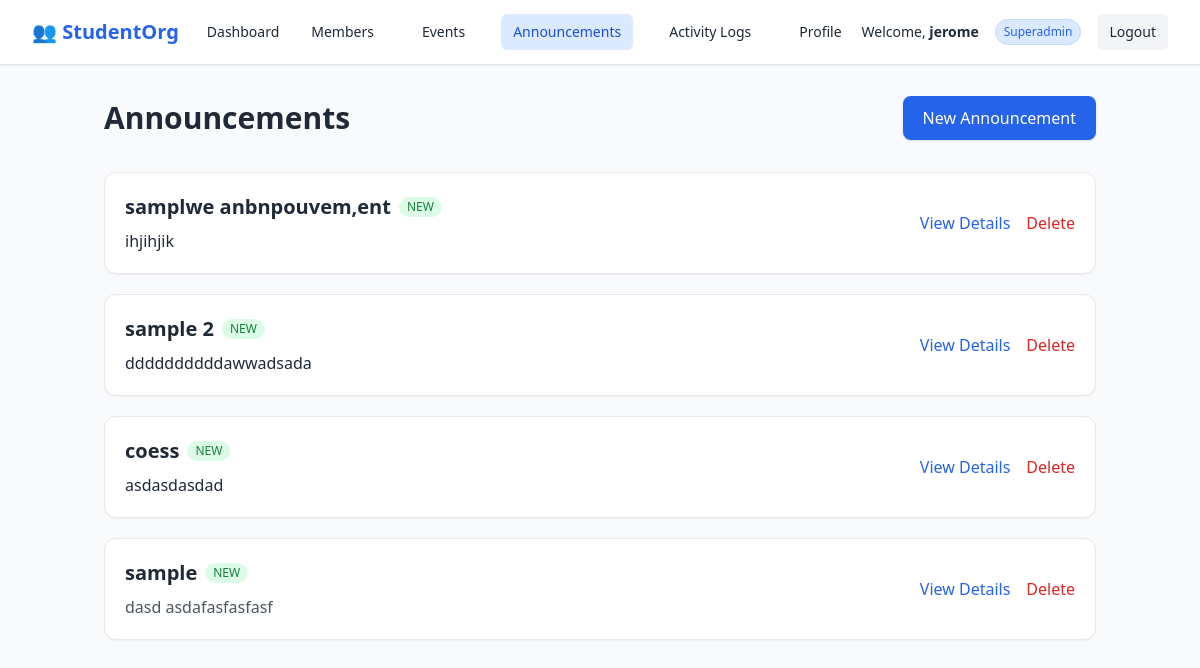
Page /announcements/ (signed in) on the committed database.
### accounts/models.py (models this page shows, shortened)
class Announcement(models.Model):
    title = models.CharField(max_length=255)
    content = models.TextField()
    created_at = models.DateTimeField(auto_now_add=True)
    author = models.ForeignKey(User, on_delete=models.CASCADE)

### accounts/views.py (the view)
# urls.py: path("announcements/", views.announcement_list, name="announcement_list"),
@login_required
def announcement_list(request):
    announcements = Announcement.objects.order_by("-created_at")
    read_ids = AnnouncementRead.objects.filter(user=request.user).values_list("announcement_id", flat=True)
    for ann in announcements:
        ann.is_new = (ann.created_at >= timezone.now() - timezone.timedelta(days=7)) or (ann.id not in read_ids)
        ann.teaser = ann.content[:100] + ("..." if len(ann.content) > 100 else "")
    return render(request, "accounts/announcement_list.html", {"announcements": announcements})

### accounts/templates/accounts/announcement_list.html (shortened to what this page needs)
{% extends "accounts/base.html" %}
{% load static %}
{% block content %}
<div class="max-w-5xl mx-auto px-4 py-8">
  <div class="flex justify-between items-center mb-8">
    <h1 class="text-3xl font-bold text-gray-800 flex items-center gap-2">
       Announcements
    </h1>
    {% if request.user.is_superuser or request.user.member.role in "admin superadmin" %}
    <button type="button" data-modal-target="create-announcement-modal"
      class="inline-flex items-center gap-2 px-5 py-2.5 bg-blue-600 hover:bg-blue-700 text-white rounded-lg shadow transition">
       New Announcement
    </button>
    {% endif %}
  </div>
  <div class="space-y-5">
    {% for ann in announcements %}
    <div class="bg-white border rounded-xl shadow-sm hover:shadow-md transition p-5 flex flex-col sm:flex-row sm:items-center sm:justify-between">
      <div>
        <div class="flex items-center gap-2">
          <h2 class="text-xl font-semibold text-gray-800">{{ ann.title }}</h2>
          {% if ann.is_new %}
          <span class="px-2 py-0.5 text-xs font-medium bg-green-100 text-green-700 rounded-full">NEW</span>
          {% endif %}
        </div>
        <p class="text-gray-600 mt-2 line-clamp-2">{{ ann.teaser|safe }}</p>
      </div>
      <div class="flex gap-4 mt-4 sm:mt-0">
        <button type="button" data-modal-target="view-modal-{{ ann.id }}"
          class="text-blue-600 hover:text-blue-800 font-medium transition">View Details</button>
        {% if request.user.is_superuser or request.user.member.role in "admin superadmin" %}
        <button type="button" data-modal-target="delete-modal-{{ ann.id }}"
          class="text-red-600 hover:text-red-800 font-medium transition">Delete</button>
        {% endif %}
      </div>
    </div>
    {% endfor %}
  </div>
</div>
<link href="https://cdn.quilljs.com/1.3.6/quill.snow.css" rel="stylesheet">
{% endblock %}

### accounts/templates/accounts/base.html (shortened to what this page needs)
{% load static %}
<!DOCTYPE html>
<html lang="en">
<head>
 <script src="https://cdn.tailwindcss.com"></script>
 </head>
 <body
  class="{% if request.resolver_match.url_name in 'login register' %}
         min-h-screen flex items-center justify-center bg-gradient-to-br from-blue-50 to-indigo-100 text-gray-800
         {% else %}
         bg-gray-50 text-gray-800
         {% endif %}">
  {% if request.resolver_match.url_name not in 'login register' %}
  <nav class="bg-white shadow">
    <div class="max-w-7xl mx-auto px-4 sm:px-6 lg:px-8">
      <div class="flex justify-between h-16 items-center">
        <div class="flex items-center space-x-4">
          <span class="text-xl font-bold text-blue-600 flex items-center">
            👥 StudentOrg
          </span>
          {% if user.is_superuser %}
            <a href="{% url 'accounts:superadmin_dashboard' %}"
               class="px-3 py-2 rounded-md text-sm font-medium
               {% if request.resolver_match.url_name == 'superadmin_dashboard' %} bg-blue-100 text-blue-700 {% else %} hover:bg-gray-100 {% endif %}">
              Dashboard
            </a>
          {% elif user.member.role == "admin" %}
            <a href="{% url 'accounts:admin_dashboard' %}"
               class="px-3 py-2 rounded-md text-sm font-medium
               {% if request.resolver_match.url_name == 'admin_dashboard' %} bg-blue-100 text-blue-700 {% else %} hover:bg-gray-100 {% endif %}">
              Dashboard
            </a>
          {% else %}
            <a href="{% url 'accounts:member_dashboard' %}"
               class="px-3 py-2 rounded-md text-sm font-medium
               {% if request.resolver_match.url_name == 'member_dashboard' %} bg-blue-100 text-blue-700 {% else %} hover:bg-gray-100 {% endif %}">
              Dashboard
            </a>
          {% endif %}
        </div>
        {% if user.is_authenticated and user.member.role in "admin superadmin" %}
        <div class="flex space-x-6">
          <a href="{% url 'accounts:membership_list' %}"
             class="px-3 py-2 rounded-md text-sm font-medium
             {% if request.resolver_match.url_name == 'membership_list' %} bg-blue-100 text-blue-700 {% else %} hover:bg-gray-100 {% endif %}">
            Members
          </a>
          <a href="{% url 'accounts:event_list' %}"
             class="px-3 py-2 rounded-md text-sm font-medium
             {% if request.resolver_match.url_name == 'event_list' %} bg-blue-100 text-blue-700 {% else %} hover:bg-gray-100 {% endif %}">
            Events
          </a>
          <a href="{% url 'accounts:announcement_list' %}"
             class="px-3 py-2 rounded-md text-sm font-medium
             {% if request.resolver_match.url_name == 'announcement_list' %} bg-blue-100 text-blue-700 {% else %} hover:bg-gray-100 {% endif %}">
            Announcements
          </a>
          <a href="{% url 'accounts:audit_log_list' %}"
             class="px-3 py-2 rounded-md text-sm font-medium
             {% if request.resolver_match.url_name == 'audit_log_list' %} bg-blue-100 text-blue-700 {% else %} hover:bg-gray-100 {% endif %}">
            Activity Logs
          </a>
          <a href="{% url 'accounts:profile_update' %}"
             class="px-3 py-2 rounded-md text-sm font-medium
             {% if request.resolver_match.url_name == 'profile_update' %} bg-blue-100 text-blue-700 {% else %} hover:bg-gray-100 {% endif %}">
            Profile
          </a>
        </div>
        {% endif %}
        <div class="flex items-center space-x-4">
          <span class="text-sm">
            Welcome, <strong>{{ user.get_full_name|default:user.username }}</strong>
          </span>
          {% if user.is_superuser %}
            <span class="px-2 py-1 text-xs rounded-full bg-blue-100 text-blue-600 border border-blue-200">
              Superadmin
            </span>
          {% elif user.member.role == "admin" %}
            <span class="px-2 py-1 text-xs rounded-full bg-green-100 text-green-600 border border-green-200">
              Admin
            </span>
          {% else %}
            <span class="px-2 py-1 text-xs rounded-full bg-gray-100 text-gray-600 border border-gray-200">
              Member
            </span>
          {% endif %}
          <a href="{% url 'accounts:logout' %}"
             class="px-3 py-2 rounded-md bg-gray-100 hover:bg-gray-200 text-sm font-medium">
            Logout
          </a>
        </div>
      </div>
    </div>
  </nav>
  {% endif %}
  {% block content %}{% endblock %}
</body>
</html>

### rows in the picture
Announcement: title "samplwe anbnpouvem,ent", shows "NEW", teaser "ihjihjik"
Announcement: title "sample 2", shows "NEW", teaser "ddddddddddawwadsada"
Announcement: title "coess", shows "NEW", teaser "asdasdasdad"
Announcement: title "sample", shows "NEW", teaser "dasd asdafasfasfasf"

### other values in the picture
{{ user.get_full_name|default:user.username }} "jerome"
